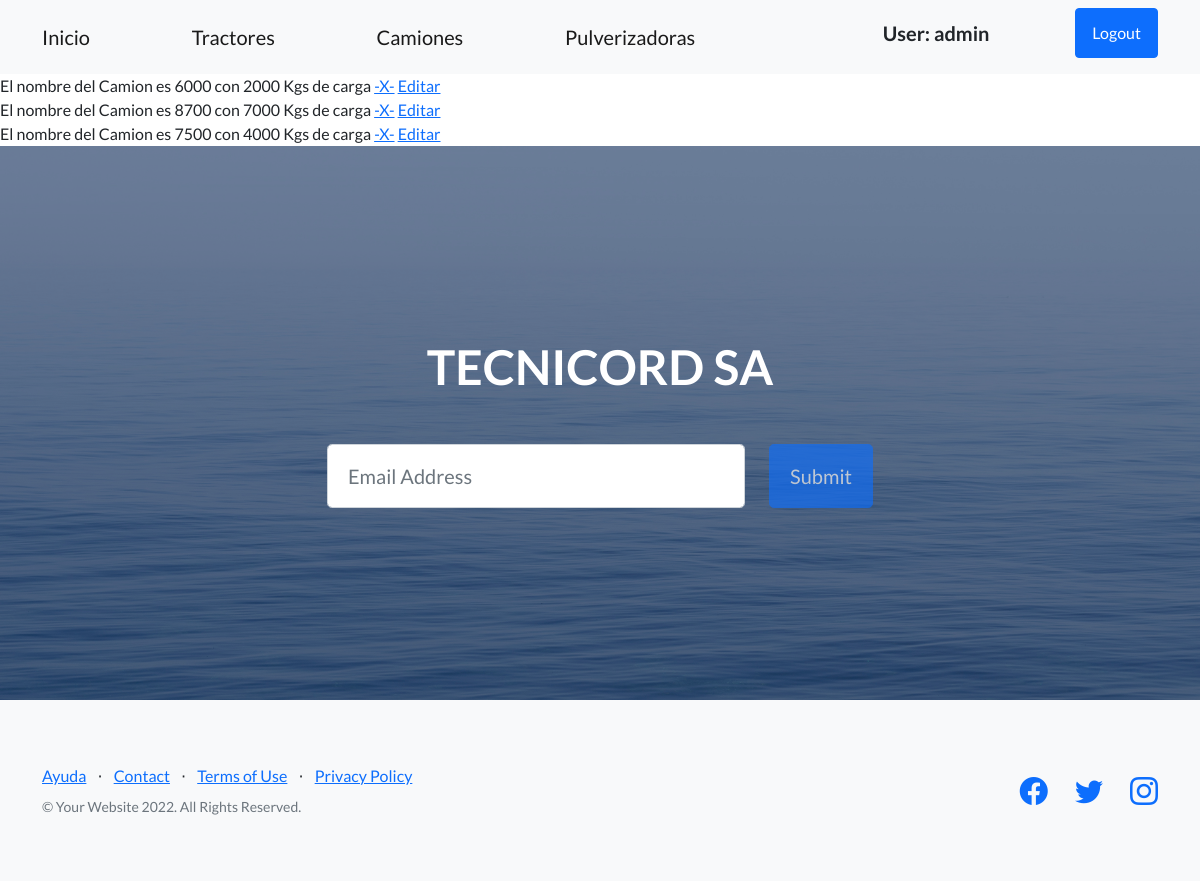
Page /Tecnicord/camiones/ (signed in) on the earlier database version.
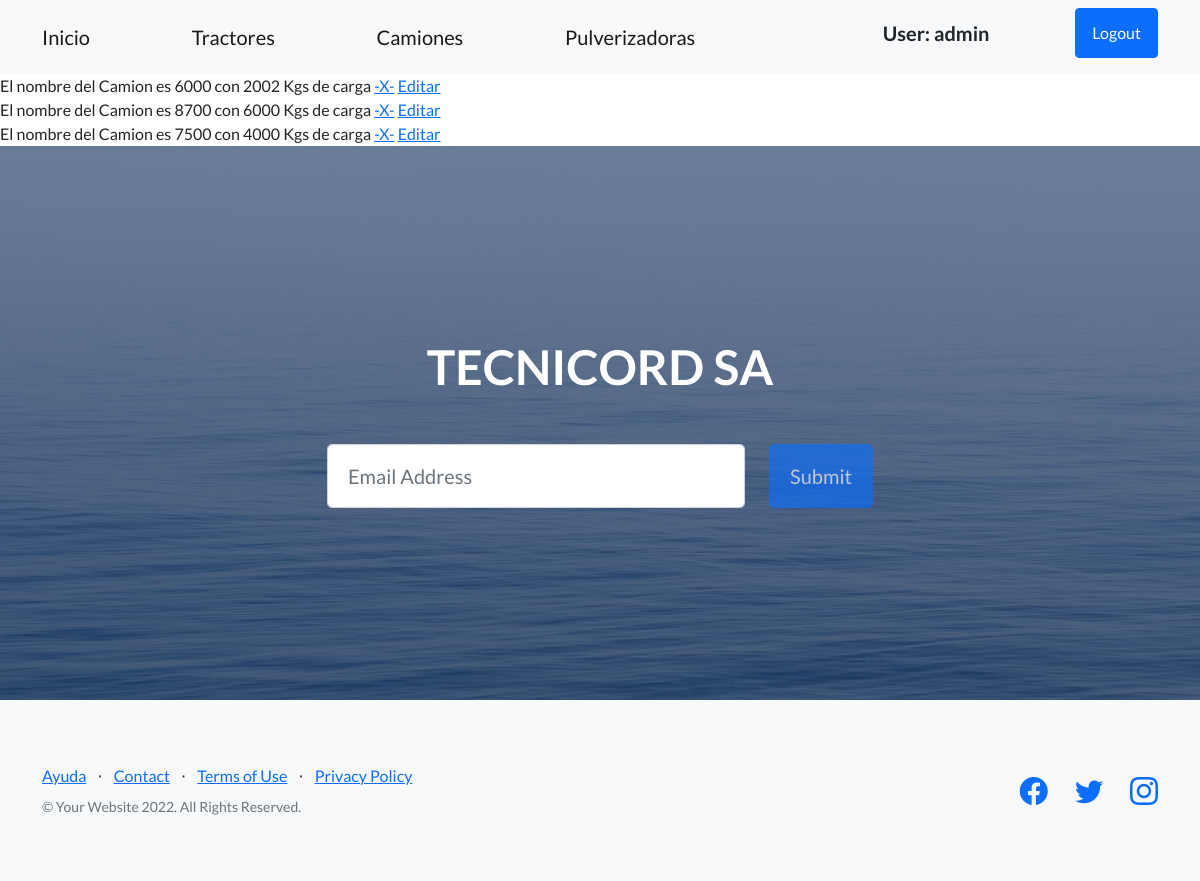
Same page on the later database version.
### Tecnicord/models.py (models this page shows, shortened)
class Camiones(models.Model):
    nombre = models.CharField(max_length=40)
    carga = models.IntegerField(unique=True)

### Tecnicord/views.py (the view)
# urls.py: path('camiones/', CamionesList.as_view(), name='TecnicordCamiones'),
class CamionesList(LoginRequiredMixin,ListView):
    model = Camiones
    template_name = 'Tecnicord/camiones.html'

### templates/Tecnicord/camiones.html (shortened to what this page needs)
{% extends 'index.html' %}
{% block inicio %}
 {% for camion in object_list %}
        El nombre del Camion es {{ camion.nombre }} con {{ camion.carga }} Kgs de carga
    <a href="{% url 'TecnicordEliminarCamion' camion.carga %}">-X-</a>
    <a href="{% url 'TecnicordEditarCamiones' camion.carga %}" > Editar </a>
    <br>
 {% endfor %}
{% endblock %}

Differences in the rows shown:
changed Camiones (number 1 of 3 on the later page): carga "2000" → "2002"
changed Camiones (number 2 of 3 on the later page): carga "7000" → "6000"
